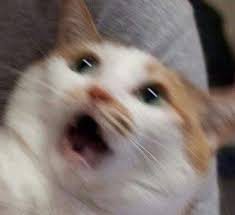
#> input picture img_cat.jpg, 235 x 215 px
$ jupyter execute final_report.ipynb
#> lines starting #> are read from the running program, lines starting #| are printed output that depends on the picture
[cell 1]
import cv2
import numpy as np
from PIL import Image, ImageEnhance
from matplotlib import pyplot as plt

[cell 2]
#讀取影像
img = Image.open("img_cat.jpg")
#> img is the input picture: PIL image 235x215 RGB; mean R, G, B 130.2, 118.6, 113.1

# 調整亮度
brightness = ImageEnhance.Brightness(img)

output_a = brightness.enhance(5)         # 提高亮度
output_b = brightness.enhance(0.5)      # 降低亮度

plt.figure(figsize=(20,15))
plt.subplot(2,4,1)
plt.imshow(img)
plt.title('Original')
plt.subplot(2,4,2)
plt.imshow(output_a)
plt.title('brightness:5')
plt.subplot(2,4,3)
plt.imshow(output_b)
plt.title('brightness:0.5')

[cell 3]
#讀取影像
img = Image.open("img_cat.jpg")

# 調整對比
contrast = ImageEnhance.Contrast(img)

output_a = contrast.enhance(5)           # 提高對比
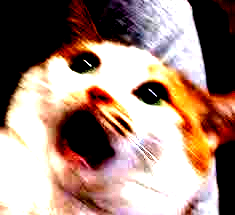
#> output_a: PIL image 235x215 RGB; mean R, G, B 162.2, 135.3, 123.8
output_b = contrast.enhance(0.5)        # 降低對比
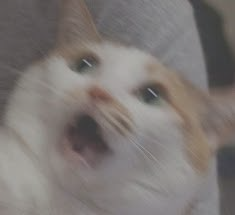
#> output_b: PIL image 235x215 RGB; mean R, G, B 125.3, 119.5, 116.8

plt.figure(figsize=(20,15))
plt.subplot(2,4,1)
plt.imshow(img)
plt.title('Original')
plt.subplot(2,4,2)
plt.imshow(output_a)
plt.title('contrast:5')
plt.subplot(2,4,3)
plt.imshow(output_b)
plt.title('contrast:0.5')

[cell 4]
#讀取影像
img = Image.open("img_cat.jpg")

# 調整飽和度
color = ImageEnhance.Contrast(img)

output_a = color.enhance(5)          # 提高飽和度
output_b = color.enhance(0.1)       # 降低飽和度
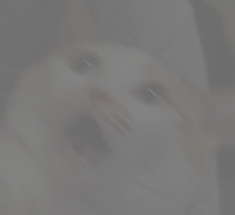
#> output_b: PIL image 235x215 RGB; mean R, G, B 121.5, 120.3, 119.8

plt.figure(figsize=(20,15))
plt.subplot(2,4,1)
plt.imshow(img)
plt.title('Original')
plt.subplot(2,4,2)
plt.imshow(output_a)
plt.title('color:5')
plt.subplot(2,4,3)
plt.imshow(output_b)
plt.title('color:0.1')

[cell 5]
#讀取影像
img = Image.open("img_cat.jpg")

# 調整銳利度
sharpness = ImageEnhance.Color(img)

output_a = sharpness.enhance(15)        # 提高銳利度
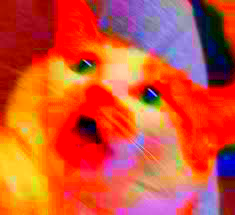
#> output_a: PIL image 235x215 RGB; mean R, G, B 208, 82.5, 55.1
output_b = sharpness.enhance(0)         # 降低銳利度

plt.figure(figsize=(20,15))
plt.subplot(2,4,1)
plt.imshow(img)
plt.title('Original')
plt.subplot(2,4,2)
plt.imshow(output_a)
plt.title('sharpness:15')
plt.subplot(2,4,3)
plt.imshow(output_b)
plt.title('sharpness:0')

[cell 6]
#讀取影像
img = Image.open("img_cat.jpg")

brightness = ImageEnhance.Brightness(img)
img1 = brightness.enhance(3)
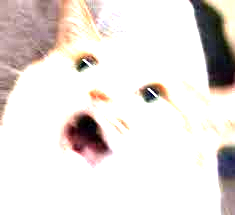
#> img1: PIL image 235x215 RGB; mean R, G, B 231, 224.1, 221
contrast = ImageEnhance.Contrast(img1)
img2 = contrast.enhance(3)
contrast = ImageEnhance.Contrast(img2)
img3 = contrast.enhance(3)
sharpness = ImageEnhance.Color(img3)
img4 = sharpness.enhance(8)
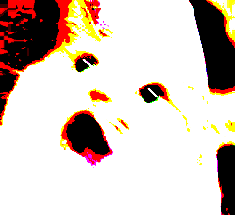
#> img4: PIL image 235x215 RGB; mean R, G, B 212.8, 198.2, 189.4

plt.figure(figsize=(20,15))
plt.subplot(2,4,1)
plt.imshow(img)
plt.title('Original')
plt.subplot(2,4,2)
plt.imshow(img4)

plt.title('After')

# 修復老照片

[cell 7]
#載入影像
img = cv2.imread("old_img.jpg",cv2.IMREAD_COLOR)
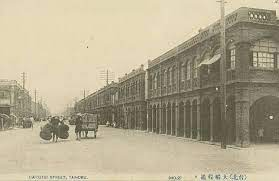
#> input picture old_img.jpg, 279 x 181 px
#> img is the input picture: shape (181, 279, 3); mean B, G, R 144.7, 170.3, 180.2
img = img[:,:,::-1]
#BGR轉Lab
img1 = cv2.cvtColor(img, cv2.COLOR_BGR2Lab)
#> img1: shape (181, 279, 3); mean of channels 0, 1, 2 172.6, 121.5, 120
#拆通道
l_channel, a_channel, b_channel = cv2.split(img1)
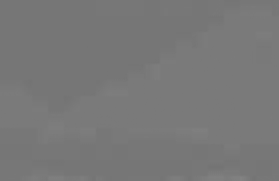
#> b_channel: shape (181, 279); min 115, max 130, mean 120
#對每一通道質方圖均衡化
clahe = cv2.createCLAHE(clipLimit = 2.0 , tileGridSize=(8,8))
l_channel = clahe.apply(l_channel)
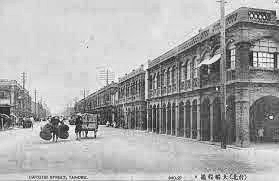
#> l_channel: shape (181, 279); min 22, max 254, mean 170
a_channel = clahe.apply(a_channel)
b_channel = clahe.apply(b_channel)
#重新組和
img1 = cv2.merge((l_channel, a_channel, b_channel))
#> img1: shape (181, 279, 3); mean of channels 0, 1, 2 170, 124.1, 122.2

result = cv2.cvtColor(img1, cv2.COLOR_Lab2BGR)
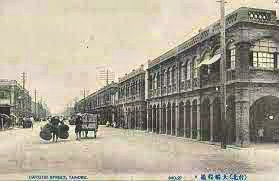
#> result: shape (181, 279, 3); mean R, G, B 174.4, 166.7, 150.4

plt.figure(figsize=(30,20))
plt.subplot(2,4,1)
plt.imshow(img)
plt.title('Original')
plt.subplot(2,4,2)
plt.imshow(result)
plt.title('After')
